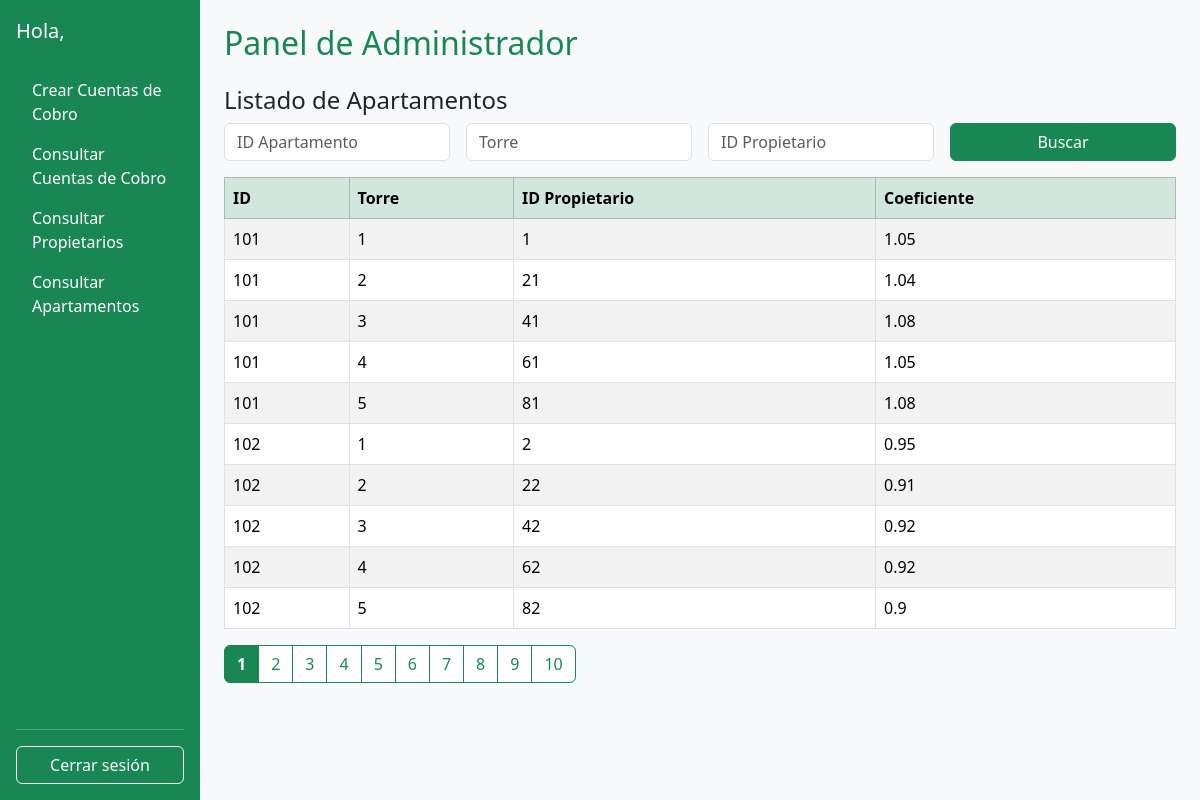
Screenshot of /presentacion/SesionAdministrador.php?apartamentos=1 (signed in) with the database file from the repository.
### tables this page shows
CREATE TABLE `apartamento` (
  `IdApartamento` int(11) NOT NULL,
  `Torre` int(11) NOT NULL,
  `Propietario_IdPropietario` int(11) NOT NULL,
  `Coeficiente` float DEFAULT NULL,
  PRIMARY KEY (`IdApartamento`,`Torre`),
  KEY `fk_Apartamento_Propietario1_idx` (`Propietario_IdPropietario`),
  CONSTRAINT `fk_Apartamento_Propietario1` FOREIGN KEY (`Propietario_IdPropietario`) REFERENCES `propietario` (`IdPropietario`) ON DELETE NO ACTION ON UPDATE NO ACTION
);

### logica/Apartamento.php (called while the page is built, shortened)
<?php
require_once(__DIR__ . "/../persistencia/ApartamentoDAO.php");
require_once(__DIR__ . "/../persistencia/Conexion.php");
class Apartamento {
    private $idApartamento;
    private $torre;
    private $propietarioId;
    private $coeficiente;
    public function __construct($idApartamento = null, $torre = null, $propietarioId = null, $coeficiente = null) {
        $this->idApartamento = $idApartamento;
        $this->torre = $torre;
        $this->propietarioId = $propietarioId;
        $this->coeficiente = $coeficiente;
    }
    public function getIdApartamento() { return $this->idApartamento; }
    public function getTorre() { return $this->torre; }
    public function getPropietarioId() { return $this->propietarioId; }
    public function getCoeficiente() { return $this->coeficiente; }
    public static function consultarTodos() {
        $conexion = new Conexion();
        $dao = new ApartamentoDAO();
        $conexion->abrir();
        $conexion->ejecutar($dao->consultarTodos());
        $resultados = [];
        while (($registro = $conexion->registro())) {
            $resultados[] = new Apartamento($registro[0], $registro[1], $registro[2], $registro[3]);
        }
        return $resultados;
    }
}
?>

### persistencia/ApartamentoDAO.php (called while the page is built, shortened)
<?php
class ApartamentoDAO
{
    public function consultarTodos()
    {
        return "SELECT IdApartamento, Torre, Propietario_IdPropietario, Coeficiente
                FROM apartamento";
    }
}
?>

### persistencia/Conexion.php (called while the page is built, shortened)
<?php
class Conexion{
    private $conexion;
    private $resultado;
    public function abrir(){
        $this -> conexion = new mysqli("localhost", "root", "", "bdconjunto");
    }
    public function ejecutar($sentencia){
        $this -> resultado = $this -> conexion -> query($sentencia);
    }
    public function registro(){
        return $this -> resultado -> fetch_row();
    }
}
?>

### presentacion/sesionAdministrador.php (the view, shortened to what this page needs)
<?php
require_once('../logica/Apartamento.php');
$id = $_SESSION["id"];
$admin = new Administrador($id);
$admin->consultar();
?>
<!DOCTYPE html>
<html lang="es">
<head>
    <link href="https://cdn.jsdelivr.net/npm/bootstrap@5.3.5/dist/css/bootstrap.min.css" rel="stylesheet" />
</head>
<body>
    <div class="container-fluid">
        <div class="row vh-100">
            <nav class="col-lg-3 col-xl-2 d-none d-lg-flex flex-column p-3 text-white bg-success">
                <span class="fs-5 mb-4">Hola, <?php echo htmlspecialchars($admin->getNombre()); ?></span>
                <ul class="nav nav-pills flex-column mb-auto">
                    <li class="nav-item"><a href="crearCuentasCobro.php" class="nav-link text-white">Crear Cuentas de Cobro</a></li>
                    <li><a href="consultarCuentasCobro.php" class="nav-link text-white">Consultar Cuentas de Cobro</a></li>
                    <li><a href="consultarPropietarios.php" class="nav-link text-white">Consultar Propietarios</a></li>
                    <li><a href="SesionAdministrador.php?apartamentos=1" class="nav-link text-white">Consultar Apartamentos</a></li>
                </ul>
                <hr class="text-white" />
                <a href="cerrarsesion.php" class="btn btn-outline-light w-100">Cerrar sesión</a>
            </nav>
            <main class="col-12 col-lg-9 col-xl-10 p-4 bg-light">
                <h2 class="text-success">Panel de Administrador</h2>
                <?php if (isset($_GET['apartamentos'])): ?>
                    <h4 class="mt-4">Listado de Apartamentos</h4>
                    <form method="GET" class="row g-3 mb-3">
                        <div class="col-md-3">
                            <input type="text" name="id_apartamento" class="form-control" placeholder="ID Apartamento"
                                value="<?php echo isset($_GET['id_apartamento']) ? htmlspecialchars($_GET['id_apartamento']) : ''; ?>">
                        </div>
                        <div class="col-md-3">
                            <input type="text" name="torre" class="form-control" placeholder="Torre"
                                value="<?php echo isset($_GET['torre']) ? htmlspecialchars($_GET['torre']) : ''; ?>">
                        </div>
                        <div class="col-md-3">
                            <input type="text" name="id_propietario" class="form-control" placeholder="ID Propietario"
                                value="<?php echo isset($_GET['id_propietario']) ? htmlspecialchars($_GET['id_propietario']) : ''; ?>">
                        </div>
                        <div class="col-md-3">
                            <button type="submit" class="btn btn-success w-100">Buscar</button>
                        </div>
                    </form>
                    <?php
                    $apartamento = new Apartamento();
                    $todos = $apartamento->consultarTodos();
                    $id_apartamento_filtro = isset($_GET['id_apartamento']) ? strtolower(trim($_GET['id_apartamento'])) : '';
                    $torre_filtro = isset($_GET['torre']) ? strtolower(trim($_GET['torre'])) : '';
                    $id_propietario_filtro = isset($_GET['id_propietario']) ? strtolower(trim($_GET['id_propietario'])) : '';
                    $filtrados = array_filter($todos, function ($a) use ($id_apartamento_filtro, $torre_filtro, $id_propietario_filtro) {
                        $id_apto = strtolower($a->getIdApartamento());
                        $torre = strtolower($a->getTorre());
                        $id_prop = strtolower($a->getPropietarioId());
                        return (empty($id_apartamento_filtro) || str_contains($id_apto, $id_apartamento_filtro)) &&
                            (empty($torre_filtro) || str_contains($torre, $torre_filtro)) &&
                            (empty($id_propietario_filtro) || str_contains($id_prop, $id_propietario_filtro));
                    });
                    $filtrados = array_values($filtrados);
                    $total = count($filtrados);
                    $porPagina = 10;
                    $paginaActual = isset($_GET['pagina']) ? max(1, intval($_GET['pagina'])) : 1;
                    $totalPaginas = ceil($total / $porPagina);
                    $inicio = ($paginaActual - 1) * $porPagina;
                    $pagActual = array_slice($filtrados, $inicio, $porPagina);
                    ?>
                    <table class="table table-bordered table-striped mt-3">
                        <thead class="table-success">
                            <tr>
                                <th>ID</th>
                                <th>Torre</th>
                                <th>ID Propietario</th>
                                <th>Coeficiente</th>
                            </tr>
                        </thead>
                        <tbody>
                            <?php
                            if (empty($pagActual)) {
                                echo '<tr><td colspan="4" class="text-center">No se encontraron resultados.</td></tr>';
                            } else {
                                foreach ($pagActual as $a) {
                                    echo "<tr>
                                        <td>" . htmlspecialchars($a->getIdApartamento()) . "</td>
                                        <td>" . htmlspecialchars($a->getTorre()) . "</td>
                                        <td>" . htmlspecialchars($a->getPropietarioId()) . "</td>
                                        <td>" . htmlspecialchars($a->getCoeficiente()) . "</td>
                                    </tr>";
                                }
                            }
                            ?>
                        </tbody>
                    </table>
                    <?php if ($totalPaginas > 1): ?>
                        <nav>
                            <ul class="pagination">
                                <?php for ($i = 1; $i <= $totalPaginas; $i++): ?>
                                    <?php if ($i === $paginaActual): ?>
                                        <li class="page-item active">
                                            <a class="page-link bg-success text-white fw-bold border-success"
                                                href="?apartamentos=1&id_apartamento=<?php echo urlencode($id_apartamento_filtro); ?>&torre=<?php echo urlencode($torre_filtro); ?>&id_propietario=<?php echo urlencode($id_propietario_filtro); ?>&pagina=<?php echo $i; ?>">
                                                <?php echo $i; ?>
                                            </a>
                                        </li>
                                    <?php else: ?>
                                        <li class="page-item">
                                            <a class="page-link bg-white text-success border-success"
                                                href="?apartamentos=1&id_apartamento=<?php echo urlencode($id_apartamento_filtro); ?>&torre=<?php echo urlencode($torre_filtro); ?>&id_propietario=<?php echo urlencode($id_propietario_filtro); ?>&pagina=<?php echo $i; ?>">
                                                <?php echo $i; ?>
                                            </a>
                                        </li>
                                    <?php endif; ?>
                                <?php endfor; ?>
                            </ul>
                        </nav>
                    <?php endif; ?>
                <?php else: ?>
                    <p class="mt-4">Selecciona una opción del menú para comenzar.</p>
                <?php endif; ?>
            </main>
        </div>
    </div>
</body>
</html>

### rows the page displays
apartamento: IdApartamento "101", Torre "1", Propietario_IdPropietario "1", Coeficiente "1.05"
apartamento: IdApartamento "101", Torre "2", Propietario_IdPropietario "21", Coeficiente "1.04"
apartamento: IdApartamento "101", Torre "3", Propietario_IdPropietario "41", Coeficiente "1.08"
apartamento: IdApartamento "101", Torre "4", Propietario_IdPropietario "61", Coeficiente "1.05"
apartamento: IdApartamento "101", Torre "5", Propietario_IdPropietario "81", Coeficiente "1.08"
apartamento: IdApartamento "102", Torre "1", Propietario_IdPropietario "2", Coeficiente "0.95"
apartamento: IdApartamento "102", Torre "2", Propietario_IdPropietario "22", Coeficiente "0.91"
apartamento: IdApartamento "102", Torre "3", Propietario_IdPropietario "42", Coeficiente "0.92"
apartamento: IdApartamento "102", Torre "4", Propietario_IdPropietario "62", Coeficiente "0.92"
apartamento: IdApartamento "102", Torre "5", Propietario_IdPropietario "82", Coeficiente "0.9"
